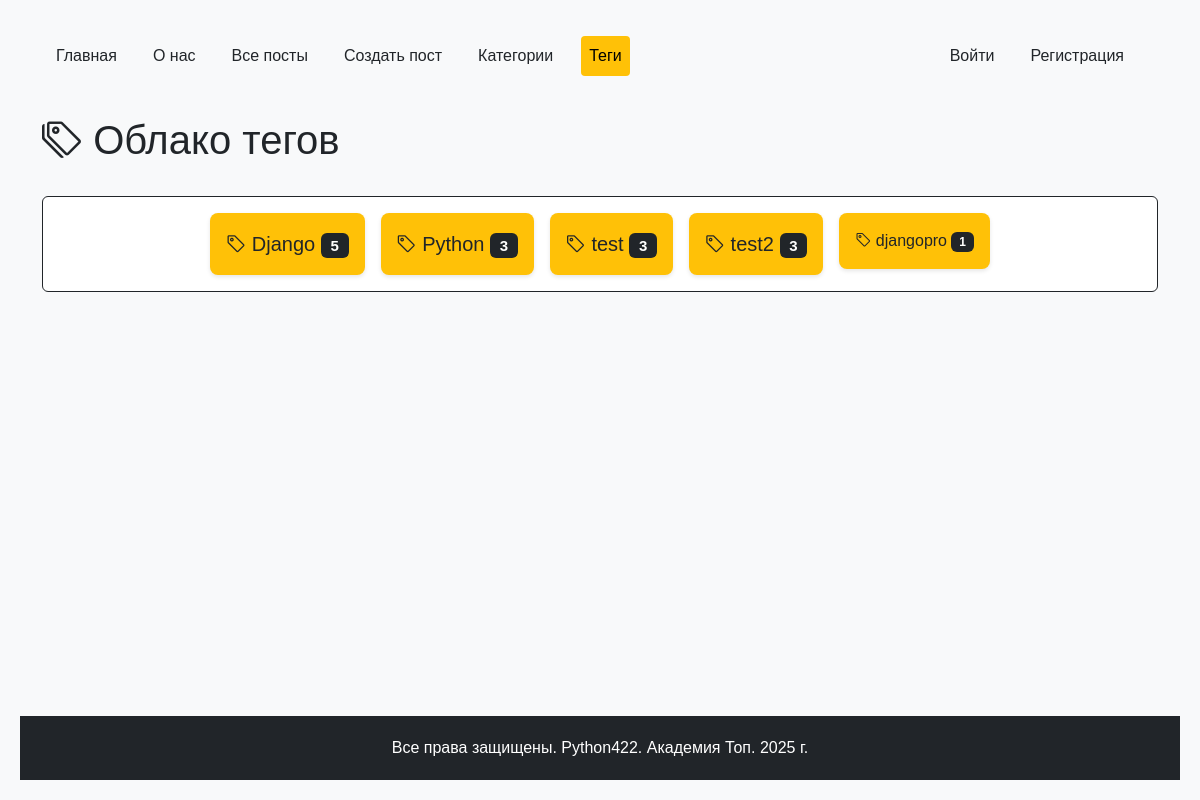
/posts/tags/, run on the app's committed database.
### python_blog/models.py (models this page shows, shortened)
class Tag(models.Model):
    name = models.CharField(max_length=100, verbose_name="Название")
    slug = models.SlugField(max_length=250, unique=True, verbose_name="Слаг")
    def get_absolute_url(self):
        return reverse("blog:tag_detail", args=[self.slug])
    class Meta:
        verbose_name = "Тег"
        verbose_name_plural = "Теги"
        ordering = ["name"]

### python_blog/views.py (the view)
# urls.py: path('tags/', catalog_tags, name='tags'),
def catalog_tags(request):
    tags = Tag.objects.annotate(posts_count=Count('posts')).order_by('-posts_count')
    context = {
        'tags': tags,
        'title': 'Теги блога',
        'active_menu': 'tags'
    }
    return render(request, 'python_blog/catalog_tags.html', context)

### python_blog/context_processors.py (called while the page is built)
def menu_items(request):
    menu = [
    {"title": "Главная", "url_name": "main"},
    {"title": "О нас", "url_name": "about"},
    {"title": "Все посты", "url_name": "blog:posts"},
    {"title": "Создать пост", "url_name": "blog:post_create"},
    {"title": "Категории", "url_name": "blog:categories"},
    {"title": "Теги", "url_name": "blog:tags"},
]
    current_url_name = request.resolver_match.view_name
    for item in menu:
        item['is_active'] = current_url_name == item['url_name']
    return {'menu_items': menu}

### python_blog/templates/python_blog/catalog_tags.html (shortened to what this page needs)
{% extends "base.html" %}
{% block content %}
<div class="container mt-4">
    <div class="row mb-4">
        <div class="col-12">
            <h1 class="text-dark"><i class="bi bi-tags"></i> Облако тегов</h1>
        </div>
    </div>
    <div class="row">
        <div class="col-12">
            <div class="card border-dark">
                <div class="card-body">
                    <div class="tag-cloud d-flex flex-wrap gap-3 justify-content-center">
                        {% for tag in tags %}
                            <a href="{{ tag.get_absolute_url }}"
                               class="text-decoration-none">
                                <div class="tag-item p-3 bg-warning text-dark rounded-3
                                            {% if tag.posts_count > 10 %}fs-3
                                            {% elif tag.posts_count > 5 %}fs-4
                                            {% elif tag.posts_count > 2 %}fs-5
                                            {% else %}fs-6{% endif %}">
                                    <i class="bi bi-tag"></i>
                                    {{ tag.name }}
                                    <span class="badge bg-dark text-white">
                                        {{ tag.posts_count }}
                                    </span>
                                </div>
                            </a>
                        {% empty %}
                            <div class="alert alert-warning w-100 text-center">
                                <i class="bi bi-info-circle"></i> Теги пока не добавлены
                            </div>
                        {% endfor %}
                    </div>
                </div>
            </div>
        </div>
    </div>
</div>
{% endblock %}

### static/css/main.css (style rules this page uses)
body { min-height: 100vh; display: flex; flex-direction: column; margin: 0; padding: 20px; background-color: #f8f9fa; font-family: Arial, sans-serif; }
.tag-item { transition: all 0.3s ease; box-shadow: 0 2px 4px rgba(0,0,0,0.1); }

### data on the page
Tag: name "Django", posts_count "5"
Tag: name "Python", posts_count "3"
Tag: name "test", posts_count "3"
Tag: name "test2", posts_count "3"
Tag: name "djangopro", posts_count "1"

### other printed values
{{ item.title }} "Главная" "О нас" "Все посты" "Создать пост" "Категории" "Теги"
